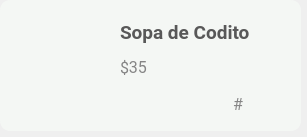
<?xml version="1.0" encoding="UTF-8"?>
<ui version="4.0">
 <class>mesero_tarjeta_menu</class>
 <widget class="QWidget" name="mesero_tarjeta_menu">
  <property name="geometry">
   <rect>
    <x>0</x>
    <y>0</y>
    <width>307</width>
    <height>137</height>
   </rect>
  </property>
  <property name="windowTitle">
   <string>Form</string>
  </property>
  <widget class="QLabel" name="label">
   <property name="geometry">
    <rect>
     <x>0</x>
     <y>0</y>
     <width>301</width>
     <height>131</height>
    </rect>
   </property>
   <property name="styleSheet">
    <string notr="true">border-radius: 10px;
background-color: #F4F7F4;
</string>
   </property>
   <property name="text">
    <string/>
   </property>
  </widget>
  <widget class="QWidget" name="layoutWidget">
   <property name="geometry">
    <rect>
     <x>20</x>
     <y>20</y>
     <width>261</width>
     <height>99</height>
    </rect>
   </property>
   <layout class="QHBoxLayout" name="horizontalLayout_2">
    <property name="spacing">
     <number>10</number>
    </property>
    <item>
     <widget class="QLabel" name="imgPlatillo">
      <property name="minimumSize">
       <size>
        <width>90</width>
        <height>90</height>
       </size>
      </property>
      <property name="maximumSize">
       <size>
        <width>90</width>
        <height>90</height>
       </size>
      </property>
      <property name="styleSheet">
       <string notr="true">border-radius: 10px;
background-image: url(:/iconos/resources/menuPrueba.png);</string>
      </property>
      <property name="text">
       <string/>
      </property>
     </widget>
    </item>
    <item>
     <layout class="QVBoxLayout" name="verticalLayout">
      <item>
       <widget class="QLabel" name="nombrePlatillo">
        <property name="font">
         <font>
          <family>Roboto</family>
          <pointsize>14</pointsize>
          <weight>75</weight>
          <bold>true</bold>
         </font>
        </property>
        <property name="styleSheet">
         <string notr="true">color:#585858;
</string>
        </property>
        <property name="text">
         <string>Sopa de Codito</string>
        </property>
       </widget>
      </item>
      <item>
       <widget class="QLabel" name="precioPlatillo">
        <property name="font">
         <font>
          <family>Roboto</family>
          <pointsize>12</pointsize>
         </font>
        </property>
        <property name="styleSheet">
         <string notr="true">color:#858585;
</string>
        </property>
        <property name="text">
         <string>$35</string>
        </property>
       </widget>
      </item>
      <item>
       <layout class="QHBoxLayout" name="horizontalLayout">
        <item>
         <widget class="QPushButton" name="btnEditPlatillo">
          <property name="minimumSize">
           <size>
            <width>29</width>
            <height>29</height>
           </size>
          </property>
          <property name="cursor">
           <cursorShape>PointingHandCursor</cursorShape>
          </property>
          <property name="autoFillBackground">
           <bool>false</bool>
          </property>
          <property name="styleSheet">
           <string notr="true">background-image: url(:/iconos/resources/editarPlato.png) 0 0 0 0 stretch stretch;
background-repeat: no-repeat;
border: none;</string>
          </property>
          <property name="text">
           <string/>
          </property>
          <property name="iconSize">
           <size>
            <width>16</width>
            <height>16</height>
           </size>
          </property>
          <property name="autoDefault">
           <bool>false</bool>
          </property>
         </widget>
        </item>
        <item>
         <spacer name="horizontalSpacer">
          <property name="orientation">
           <enum>Qt::Horizontal</enum>
          </property>
          <property name="sizeHint" stdset="0">
           <size>
            <width>40</width>
            <height>20</height>
           </size>
          </property>
         </spacer>
        </item>
        <item>
         <widget class="QPushButton" name="btnMenosPlatillo">
          <property name="minimumSize">
           <size>
            <width>25</width>
            <height>25</height>
           </size>
          </property>
          <property name="cursor">
           <cursorShape>PointingHandCursor</cursorShape>
          </property>
          <property name="styleSheet">
           <string notr="true">background-image: url(:/iconos/resources/menosPlatillo.png);
background-repeat: no-repeat;
border: none;</string>
          </property>
          <property name="text">
           <string/>
          </property>
         </widget>
        </item>
        <item>
         <widget class="QLabel" name="cantPlatillo">
          <property name="font">
           <font>
            <family>Roboto</family>
            <pointsize>12</pointsize>
           </font>
          </property>
          <property name="styleSheet">
           <string notr="true">color: rgb(133, 133, 133);</string>
          </property>
          <property name="text">
           <string>#</string>
          </property>
         </widget>
        </item>
        <item>
         <widget class="QPushButton" name="btnMasPlatillo">
          <property name="minimumSize">
           <size>
            <width>25</width>
            <height>25</height>
           </size>
          </property>
          <property name="cursor">
           <cursorShape>PointingHandCursor</cursorShape>
          </property>
          <property name="styleSheet">
           <string notr="true">background-image: url(:/iconos/resources/masPlatillo.png);
background-repeat: no-repeat;
border: none;</string>
          </property>
          <property name="text">
           <string/>
          </property>
         </widget>
        </item>
       </layout>
      </item>
     </layout>
    </item>
   </layout>
  </widget>
 </widget>
 <resources/>
 <connections/>
</ui>
